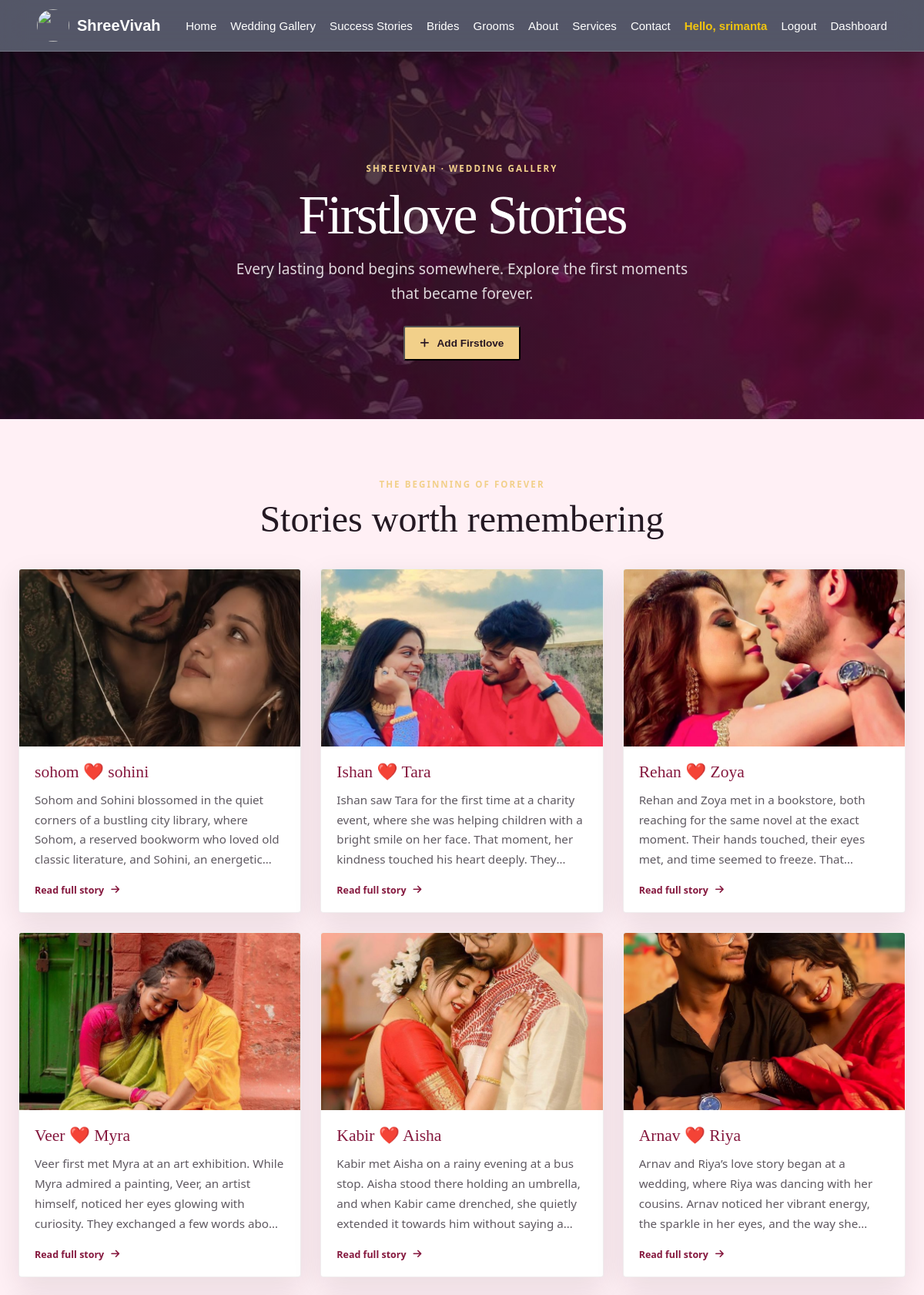
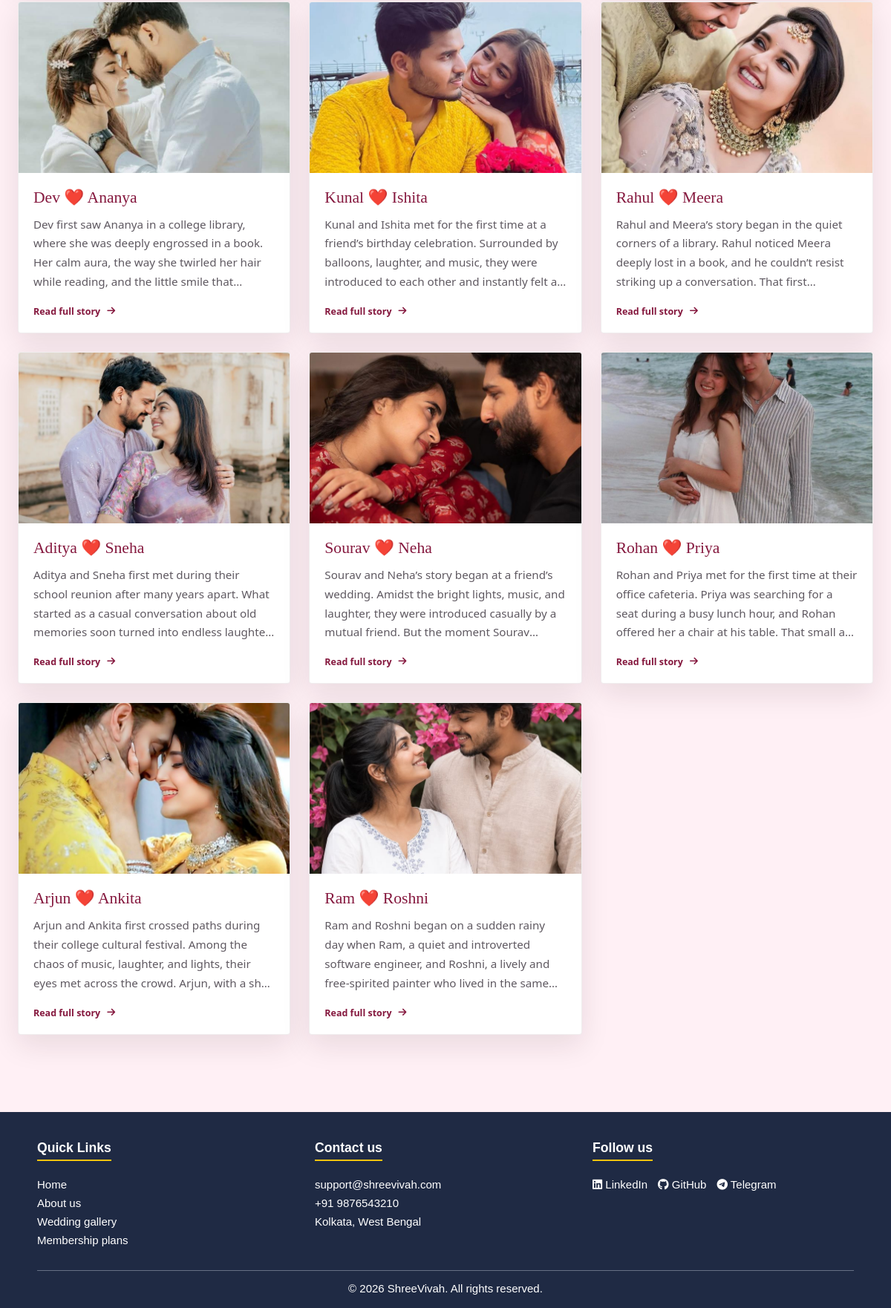
/works/firstlook/ (signed in), run on the app's committed database (2 pictures, top to bottom).
### works/models.py (models this page shows, shortened)
class Firstlook(models.Model):
    title = models.CharField(max_length=200)
    description = models.TextField(blank=True)
    image = models.ImageField(upload_to=firstlook_image_upload_to, blank=True)
    image_path = models.CharField(max_length=255, blank=True)
    class Meta:
        verbose_name = "Firstlove story"
        verbose_name_plural = "Firstlove stories"

### works/views.py (the view)
# urls.py: path('firstlook/', views.firstlook, name='firstlook'),
@login_required
def firstlook(request):
    firstlooks = Firstlook.objects.order_by("-pk")
    form = FirstlookForm(
        request.POST if request.method == "POST" else None,
        request.FILES if request.method == "POST" else None,
    )
    if request.method == "POST":
        if form.is_valid():
            form.save()
            messages.success(request, "Your Firstlove story has been added.")
            return redirect("firstlook")
    return render(
        request,
        "works/firstlook.html",
        {"firstlooks": firstlooks, "form": form},
    )

### works/templates/works/firstlook.html (shortened to what this page needs)
{% load static %}
<!DOCTYPE html>
<html lang="en">
<head>
  <link rel="stylesheet" href="{% static 'works/css/firstlook.css' %}">
</head>
<body>
  {% include "main/navbar.html" %}
  <header class="hero">
    <p class="hero-eyebrow">ShreeVivah · Wedding Gallery</p>
    <h1>Firstlove Stories</h1>
    <p>Every lasting bond begins somewhere. Explore the first moments that became forever.</p>
    <button
      class="add-story-button"
      id="add-firstlove-toggle"
      type="button"
      aria-controls="add-firstlove"
      aria-expanded="{% if form.errors %}true{% else %}false{% endif %}">
      <i class="fa-solid fa-plus" aria-hidden="true"></i> Add Firstlove
    </button>
  </header>
  <section class="couples">
    <div class="stories-intro">
      <span class="stories-kicker">The beginning of forever</span>
      <h2>Stories worth remembering</h2>
    </div>
    {% for story in firstlooks %}
    <article class="couple-card">
      <button
        class="story-card-trigger"
        type="button"
        data-story-title="{{ story.title }}"
        data-story="{{ story.description }}"
        aria-label="Read the full story of {{ story.title }}">
        {% if story.image %}
          <img src="{{ story.image.url }}" alt="" loading="lazy">
        {% elif story.image_path %}
          <img src="{% static story.image_path %}" alt="" loading="lazy">
        {% endif %}
        <span class="story-card-title">{{ story.title }}</span>
        <span class="story-card-preview">{{ story.description }}</span>
        <span class="story-card-more">Read full story <i class="fa-solid fa-arrow-right" aria-hidden="true"></i></span>
      </button>
    </article>
    {% endfor %}
  </section>
  {% include "main/footer.html" %}
</body>
</html>

### main/templates/main/navbar.html (shortened to what this page needs)
{% load static %}
<link rel="stylesheet" href="{% static 'main/css/site-shell.css' %}?v=2">
<link rel="stylesheet" href="https://cdnjs.cloudflare.com/ajax/libs/font-awesome/6.5.0/css/all.min.css">
{% url 'index' as home_url %}
{% url 'work' as work_url %}
{% url 'success_stories' as stories_url %}
{% url 'bride' as bride_url %}
{% url 'groom' as groom_url %}
{% url 'about' as about_url %}
{% url 'services' as services_url %}
{% url 'contact' as contact_url %}
<header class="site-header">
  <a class="site-brand" href="{% url 'index' %}">
    <img src="{% static 'main/images/1.png' %}" alt="">
    <span>ShreeVivah</span>
  </a>
  <nav class="site-nav" id="site-nav" aria-label="Main navigation">
    <a href="{{ home_url }}"{% if request.path == home_url %} class="is-active" aria-current="page"{% endif %}>Home</a>
    <a href="{{ work_url }}"{% if request.path == work_url %} class="is-active" aria-current="page"{% endif %}>Wedding Gallery</a>
    <a href="{{ stories_url }}"{% if request.path == stories_url %} class="is-active" aria-current="page"{% endif %}>Success Stories</a>
    <a href="{{ bride_url }}"{% if request.path == bride_url %} class="is-active" aria-current="page"{% endif %}>Brides</a>
    <a href="{{ groom_url }}"{% if request.path == groom_url %} class="is-active" aria-current="page"{% endif %}>Grooms</a>
    <a href="{{ about_url }}"{% if request.path == about_url %} class="is-active" aria-current="page"{% endif %}>About</a>
    <a href="{{ services_url }}"{% if request.path == services_url %} class="is-active" aria-current="page"{% endif %}>Services</a>
    <a href="{{ contact_url }}"{% if request.path == contact_url %} class="is-active" aria-current="page"{% endif %}>Contact</a>
    {% if request.user.is_authenticated %}
      <span class="site-nav-user">Hello, {{ request.user.username }}</span>
      <a href="{% url 'logout' %}">Logout</a>
      {% if request.user.is_superuser %}
        <a href="/admin/"{% if request.path|slice:':7' == '/admin/' %} class="is-active" aria-current="page"{% endif %}>Dashboard</a>
      {% endif %}
    {% else %}
      <a href="{% url 'signup' %}">Sign up</a>
      <a href="{% url 'login' %}">Login</a>
    {% endif %}
  </nav>
</header>

### works/static/works/css/firstlook.css (style rules this page uses)
body { margin: 0; font-family: 'Segoe UI', sans-serif; background: #fff0f5; color: #333; }
.hero { text-align: center; padding: 80px 20px; background: linear-gradient(120deg, rgba(228, 81, 86, 0.6), lab(8.93% 6.45 5.32 / 0.6)), url('../images/b1.jpeg') no-repeat center/cover; color: white; }
.hero h1 { font-size: 2.5rem; margin-bottom: 10px; opacity: 0; transform: translateY(30px); animation: fadeUp 1.5s ease forwards; }
.hero p { font-size: 1.2rem; opacity: 0; transform: translateY(30px); animation: fadeUp 2s ease forwards; animation-delay: 0.5s; }
.couples { display: grid; grid-template-columns: repeat(auto-fit, minmax(320px, 1fr)); gap: 20px; padding: 30px; }
.couple-card { background: white; border-radius: 15px; box-shadow: 0 4px 10px rgba(0,0,0,0.15); overflow: hidden; transition: transform 0.3s; }
.couple-card img { width: 100%; height: 250px; object-fit: cover; }
.hero { position: relative; padding: clamp(82px, 11vw, 140px) 22px 76px; background: linear-gradient(115deg, rgba(18, 12, 24, .88), rgba(89, 18, 47, .68)), url('../images/b1.jpeg') no-repeat center/cover; }
.hero-eyebrow, .stories-kicker { color: #f2d08a; font-size: .72rem !important; font-weight: 700; letter-spacing: .18em; text-transform: uppercase; }
.hero h1 { margin: 12px 0; font-family: Georgia, 'Times New Roman', serif; font-size: clamp(2.7rem, 6vw, 5rem); font-weight: 400; letter-spacing: -.04em; }
.hero > p:not(.hero-eyebrow) { max-width: 620px; margin: 0 auto 25px; color: rgba(255, 255, 255, .84); line-height: 1.7; }
.add-story-button { display: inline-flex; align-items: center; gap: 10px; padding: 13px 20px; border-radius: 3px; background: #f2d08a; color: #271622; font-size: .85rem; font-weight: 700; text-decoration: none; transition: transform .2s ease, background .2s ease; }
.couples { max-width: 1320px; margin: 0 auto; padding: clamp(36px, 6vw, 76px) 24px; gap: 25px; }
.stories-intro { grid-column: 1 / -1; padding: 0 0 12px; text-align: center; }
.stories-intro h2 { margin: 8px 0 0; color: #241923; font-family: Georgia, 'Times New Roman', serif; font-size: clamp(2rem, 4vw, 3rem); font-weight: 400; }
.couple-card { min-width: 0; min-height: 0; border: 1px solid rgba(70, 28, 47, .08); border-radius: 4px; background: #fff; box-shadow: 0 14px 38px rgba(38, 20, 32, .1); overflow: hidden; transition: transform .2s ease, box-shadow .2s ease; }
.story-card-trigger { width: 100%; height: 100%; min-height: 440px; display: flex; flex-direction: column; align-items: stretch; padding: 0; border: 0; background: transparent; color: inherit; cursor: pointer; font: inherit; text-align: left; }
.story-card-trigger img { width: 100%; height: 230px; flex: 0 0 230px; object-fit: cover; }
.story-card-title { display: block; margin: 20px 20px 10px; color: #85183e; font-family: Georgia, 'Times New Roman', serif; font-size: 1.35rem; line-height: 1.25; }
.story-card-preview { display: -webkit-box; margin: 0 20px; overflow: hidden; color: #5f5961; font-size: .95rem; line-height: 1.7; -webkit-box-orient: vertical; -webkit-line-clamp: 4; }
.story-card-more { display: flex; align-items: center; gap: 9px; margin: auto 20px 20px; padding-top: 18px; color: #85183e; font-size: .78rem; font-weight: 700; }
.story-card-more i { transition: transform .2s ease; }

### main/static/main/css/site-shell.css (style rules this page uses)
.site-header, .site-footer { font-family: Arial, sans-serif; }
.site-header { position: sticky; top: 0; z-index: 1100; display: flex; flex: 0 0 auto; align-items: center; justify-content: space-between; gap: 18px; width: 100%; padding: 12px clamp(16px, 4vw, 48px); color: #fff; background: rgba(18, 29, 49, 0.72); border-bottom: 1px solid rgba(255, 255, 255, 0.18); box-shadow: 0 8px 32px rgba(0, 0, 0, 0.22); -webkit-backdrop-filter: blur(16px) saturate(150%); backdrop-filter: blur(16px) saturate(150%); box-sizing: border-box; }
.site-brand { display: inline-flex; flex: 0 0 auto; align-items: center; gap: 10px; color: #fff; font-size: 1.25rem; font-weight: 700; text-decoration: none; }
.site-brand img { width: 42px; height: 42px; border-radius: 50%; object-fit: cover; }
.site-nav { display: flex; align-items: center; justify-content: flex-end; flex-wrap: wrap; gap: 8px 18px; }
.site-nav a, .site-nav-user { color: #fff; font-size: 0.94rem; text-decoration: none; }
.site-nav .site-nav-user { color: #f1c40f; font-weight: 700; }

### data on the page
Firstlook: image (picture), title "sohom ❤️ sohini", description "Sohom and Sohini blossomed in the quiet corners of a bustling city library, where Sohom, a reserved bookworm who loved old classic literature, and Sohini, an…"
Firstlook: image_path (picture), title "Ishan ❤️ Tara", description "Ishan saw Tara for the first time at a charity event, where she was helping children with a bright smile on her face. That moment, her kindness touched his heart deeply.…"
Firstlook: image_path (picture), title "Rehan ❤️ Zoya", description "Rehan and Zoya met in a bookstore, both reaching for the same novel at the exact moment. Their hands touched, their eyes met, and time seemed to freeze.…"
Firstlook: image_path (picture), title "Veer ❤️ Myra", description "Veer first met Myra at an art exhibition. While Myra admired a painting, Veer, an artist himself, noticed her eyes glowing with curiosity. They exchanged a few words…"
Firstlook: image_path (picture), title "Kabir ❤️ Aisha", description "Kabir met Aisha on a rainy evening at a bus stop. Aisha stood there holding an umbrella, and when Kabir came drenched, she quietly extended it towards him without saying…"
Firstlook: image_path (picture), title "Arnav ❤️ Riya", description "Arnav and Riya’s love story began at a wedding, where Riya was dancing with her cousins. Arnav noticed her vibrant energy, the sparkle in her eyes, and the way…"
Firstlook: image_path (picture), title "Dev ❤️ Ananya", description "Dev first saw Ananya in a college library, where she was deeply engrossed in a book. Her calm aura, the way she twirled her hair while reading, and the little smile…"
Firstlook: image_path (picture), title "Kunal ❤️ Ishita", description "Kunal and Ishita met for the first time at a friend’s birthday celebration. Surrounded by balloons, laughter, and music, they were introduced to each other and instantly felt…"
Firstlook: image_path (picture), title "Rahul ❤️ Meera", description "Rahul and Meera’s story began in the quiet corners of a library. Rahul noticed Meera deeply lost in a book, and he couldn’t resist striking up a conversation. That…"
Firstlook: image_path (picture), title "Aditya ❤️ Sneha", description "Aditya and Sneha first met during their school reunion after many years apart. What started as a casual conversation about old memories soon turned into endless…"
Firstlook: image_path (picture), title "Sourav ❤️ Neha", description "Sourav and Neha’s story began at a friend’s wedding. Amidst the bright lights, music, and laughter, they were introduced casually by a mutual friend. But the moment…"
Firstlook: image_path (picture), title "Rohan ❤️ Priya", description "Rohan and Priya met for the first time at their office cafeteria. Priya was searching for a seat during a busy lunch hour, and Rohan offered her a chair at his table. That small…"
Firstlook: image_path (picture), title "Arjun ❤️ Ankita", description "Arjun and Ankita first crossed paths during their college cultural festival. Among the chaos of music, laughter, and lights, their eyes met across the crowd. Arjun, with a…"
Firstlook: image (picture), title "Ram ❤️ Roshni", description "Ram and Roshni began on a sudden rainy day when Ram, a quiet and introverted software engineer, and Roshni, a lively and free-spirited painter who lived in the…"

### other printed values
{{ request.user.username }} "srimanta"
